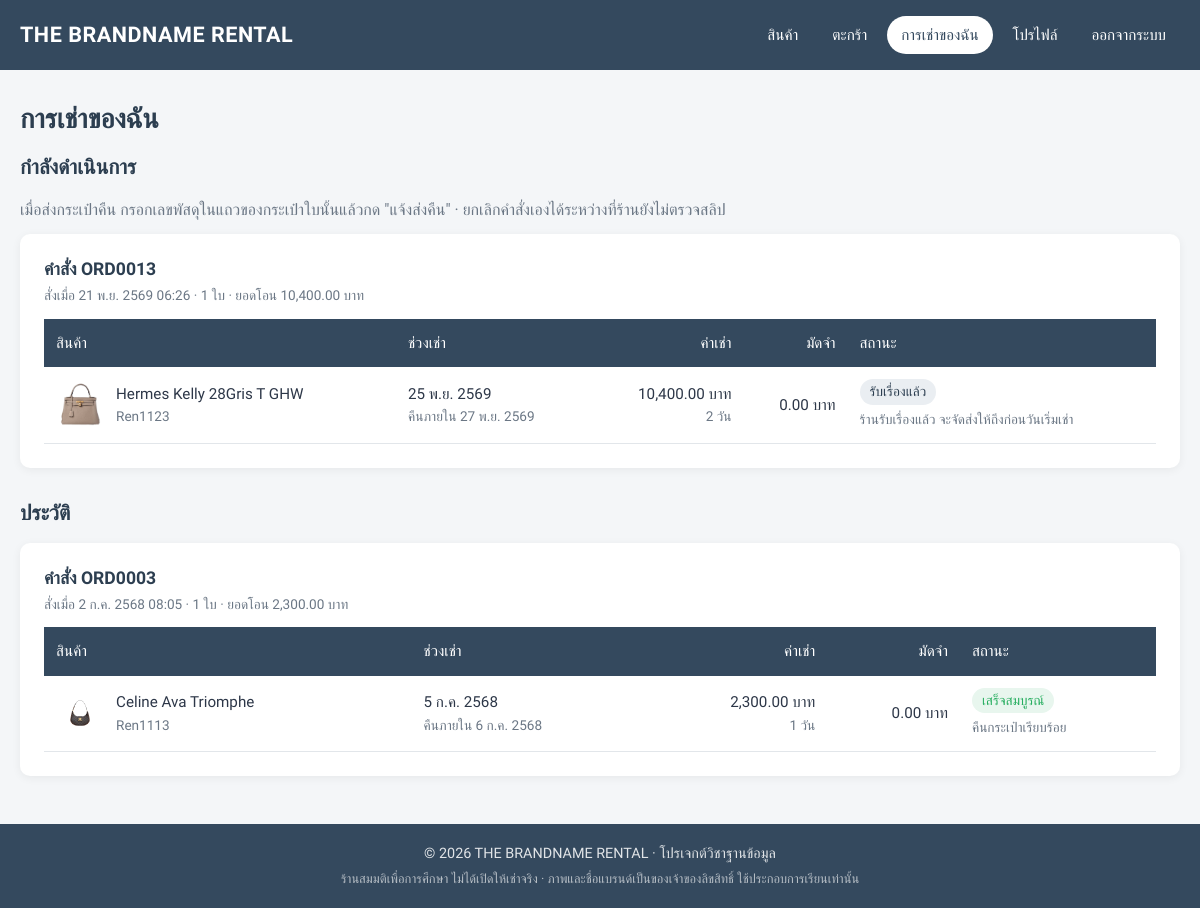
The page /project/rentals.php (signed in) on the database its author committed.
### tables this page shows
CREATE TABLE rentals (
    rental_id     VARCHAR(50) PRIMARY KEY,
    order_id      VARCHAR(50) NOT NULL,
    product_id    VARCHAR(50) NOT NULL,
    employees_id  VARCHAR(50) NULL,
    track_rentals VARCHAR(50) NULL,
    rental_date   DATE        NOT NULL,
    rental_days   INT         NOT NULL,
    due_date      DATE AS (rental_date + INTERVAL rental_days DAY) STORED,
    daily_price   INT         NOT NULL,
    deposit_fee   INT         NOT NULL,
    shipped_date  DATE        NULL,
    rental_status ENUM('Pending', 'Accepted', 'Preparing', 'Shipped', 'Returning', 'Received', 'Completed', 'Deducted', 'Cancelled') NOT NULL DEFAULT 'Pending',
    INDEX idx_rentals_product_status (product_id, rental_status),
    FOREIGN KEY (order_id)     REFERENCES orders(order_id),
    FOREIGN KEY (product_id)   REFERENCES products(product_id),
    FOREIGN KEY (employees_id) REFERENCES employees(employees_id)
);

CREATE TABLE orders (
    order_id     VARCHAR(50)  PRIMARY KEY,
    customers_id VARCHAR(50)  NOT NULL,
    slip_file    VARCHAR(100) NULL,        
    created_at   DATETIME     NOT NULL DEFAULT CURRENT_TIMESTAMP,
    reviewed_at  DATETIME     NULL,        
    cancelled_by ENUM('shop', 'customer') NULL,   
    FOREIGN KEY (customers_id) REFERENCES customers(customers_id)
);

CREATE TABLE products (
    product_id         VARCHAR(50) PRIMARY KEY,
    brand              VARCHAR(50),
    details            VARCHAR(100),
    daily_rental_price INT,
    image              VARCHAR(100) NULL    
);

### project/rentals.php (the view, shortened to what this page needs)
<?php
require_once 'includes/db.php';
$customer = current_customer($conn);
$customer_id = $customer['customers_id'];
$stmt = $conn->prepare("SELECT r.rental_id, r.order_id, o.created_at, o.cancelled_by, p.product_id, p.brand, p.details, p.image,
    r.track_rentals, r.rental_date, r.rental_days, r.due_date, r.daily_price, r.deposit_fee, r.rental_status,
    t.track_return, rs.return_date, rs.deduction, rs.deduction_note
    FROM rentals r
    JOIN orders o ON o.order_id = r.order_id
    LEFT JOIN products p ON p.product_id = r.product_id
    LEFT JOIN track_return t ON t.rental_id = r.rental_id
    LEFT JOIN returnss rs ON rs.rental_id = r.rental_id
    WHERE o.customers_id = ? ORDER BY o.created_at DESC, r.rental_id");
$stmt->bind_param("s", $customer_id);
$stmt->execute();
$rows = $stmt->get_result()->fetch_all(MYSQLI_ASSOC);
$orders = [];
foreach ($rows as $row) {
    $orders[$row['order_id']][] = $row;
}
$active = [];
$history = [];
foreach ($orders as $order_id => $items) {
    $done = !array_filter($items, fn($i) => !in_array($i['rental_status'], FINAL_STATUSES, true));
    if ($done) {
        $history[$order_id] = $items;
    } else {
        $active[$order_id] = $items;
    }
}
function order_card(string $order_id, array $items): void
{
    $first = $items[0];
    $total = array_sum(array_map(fn($i) => $i['daily_price'] * $i['rental_days'] + $i['deposit_fee'], $items));
    ?>
    <div class="card order-card">
        <div class="order-head">
            <div>
                <h3>คำสั่ง <?php echo e($order_id); ?></h3>
                <div class="hint">สั่งเมื่อ <?php echo e(thai_date($first['created_at'])); ?> · <?php echo count($items); ?> ใบ · ยอดโอน <?php echo baht($total); ?></div>
            </div>
        </div>
        <div class="table-wrap">
            <table class="table">
                <thead>
                    <tr>
                        <th>สินค้า</th>
                        <th>ช่วงเช่า</th>
                        <th class="num">ค่าเช่า</th>
                        <th class="num">มัดจำ</th>
                        <th>สถานะ</th>
                    </tr>
                </thead>
                <tbody>
                    <?php foreach ($items as $item): ?>
                        <tr>
                            <td>
                                <div class="rental-product">
                                    <img src="<?php echo e(product_image_url($item)); ?>" alt="" loading="lazy">
                                    <div>
                                        <?php echo e($item['brand'] . ' ' . $item['details']); ?>
                                        <div class="hint"><?php echo e($item['rental_id']); ?></div>
                                    </div>
                                </div>
                            </td>
                            <td class="nowrap">
                                <?php echo e(thai_date($item['rental_date'])); ?>
                                <div class="hint">คืนภายใน <?php echo e(thai_date($item['due_date'])); ?></div>
                            </td>
                            <td class="num"><?php echo baht($item['daily_price'] * $item['rental_days']); ?><div class="hint"><?php echo e($item['rental_days']); ?> วัน</div></td>
                            <td class="num">
                                <?php echo baht($item['deposit_fee']); ?>
                            </td>
                            <td class="status-cell">
                                <?php echo status_badge($item); ?>
                                <div class="hint"><?php echo e(status_hint($item)); ?></div>
                            </td>
                        </tr>
                    <?php endforeach; ?>
                </tbody>
            </table>
        </div>
    </div>
    <?php
}
?>
<h1>การเช่าของฉัน</h1>
<?php if ($active): ?>
    <h2 id="return-form">กำลังดำเนินการ</h2>
    <p class="muted">เมื่อส่งกระเป๋าคืน กรอกเลขพัสดุในแถวของกระเป๋าใบนั้นแล้วกด "แจ้งส่งคืน" · ยกเลิกคำสั่งเองได้ระหว่างที่ร้านยังไม่ตรวจสลิป</p>
    <div class="stack">
        <?php foreach ($active as $order_id => $items) { order_card($order_id, $items); } ?>
    </div>
<?php endif; ?>
<?php if ($history): ?>
    <h2 style="margin-top: 32px;">ประวัติ</h2>
    <div class="stack">
        <?php foreach ($history as $order_id => $items) { order_card($order_id, $items); } ?>
    </div>
<?php endif; ?>

### project/includes/helpers.php (shortened to what this page needs)
<?php
function e($value): string
{
    return htmlspecialchars((string) ($value ?? ''), ENT_QUOTES, 'UTF-8');
}
function baht($amount): string
{
    return number_format((float) $amount, 2) . ' บาท';
}
function thai_date(?string $value): string
{
    $time = strtotime($value);
    $text = (int) date('j', $time) . ' ' . THAI_MONTHS[(int) date('n', $time) - 1] . ' ' . ((int) date('Y', $time) + 543);
    return strlen($value) > 10 ? $text . ' ' . date('H:i', $time) : $text;
}
function require_customer(): string
{
    return $_SESSION['customers_id'];
}
function current_customer(mysqli $conn): array
{
    $customer = find_customer($conn, require_customer());
    return $customer;
}
function find_customer(mysqli $conn, string $customer_id): ?array
{
    $stmt = $conn->prepare('SELECT * FROM customers WHERE customers_id = ?');
    $stmt->bind_param('s', $customer_id);
    $stmt->execute();
    $row = $stmt->get_result()->fetch_assoc();
    return $row ?: null;
}
function rental_stage(array $rental): string
{
    $status = $rental['rental_status'];
    return $status;
}
function status_badge(array $rental): string
{
    [$label, $tone] = RENTAL_STATUS[rental_stage($rental)] ?? [$rental['rental_status'], 'pending'];
    return '<span class="badge badge-' . $tone . '">' . e($label) . '</span>';
}
function status_hint(array $rental): string
{
    $deposit = (int) $rental['deposit_fee'];
    $deduction = (int) ($rental['deduction'] ?? 0);
    return match (rental_stage($rental)) {
        'Pending' => 'ร้านกำลังตรวจสลิป',
        'Accepted' => 'ร้านรับเรื่องแล้ว จะจัดส่งให้ถึงก่อนวันเริ่มเช่า',
        'Preparing' => 'ร้านกำลังเตรียมกระเป๋าเพื่อจัดส่ง',
        'Shipped' => 'จัดส่งแล้ว เลขพัสดุ ' . ($rental['track_rentals'] ?? '-'),
        'OnRent' => is_overdue($rental) ? 'กรุณาส่งคืนและแจ้งเลขพัสดุโดยเร็ว' : 'ส่งคืนภายใน ' . thai_date($rental['due_date']),
        'Returning' => 'รอร้านได้รับของ เลขพัสดุคืน ' . ($rental['track_return'] ?? '-'),
        'Received' => 'ร้านได้รับของแล้ว กำลังตรวจสภาพเพื่อพิจารณามัดจำ',
        'Completed' => $deposit > 0 ? 'คืนมัดจำเต็ม ' . baht($deposit) : 'คืนกระเป๋าเรียบร้อย',
        'Deducted' => 'ค่าเสียหาย ' . baht($deduction) . ($rental['deduction_note'] ? ': ' . $rental['deduction_note'] : '')
            . (extra_charge($rental) > 0 ? ' · ต้องชำระเพิ่ม ' . baht(extra_charge($rental)) . ' กรุณาติดต่อร้าน' : ''),
        'Cancelled' => ($rental['cancelled_by'] ?? '') === 'customer' ? 'คุณยกเลิกคำสั่งนี้แล้ว' : 'ร้านปฏิเสธสลิป หากโอนเงินแล้วกรุณาติดต่อร้าน',
        default => '',
    };
}
function is_overdue(array $rental): bool
{
    return ($rental['rental_status'] ?? '') === 'Shipped' && $rental['due_date'] < date('Y-m-d');
}
function product_image_url(array $product, string $base = ''): string
{
    $file = basename((string) ($product['image'] ?? ''));
    if ($file !== '' && is_file(PRODUCT_IMAGE_DIR . '/' . $file)) {
        return $base . 'assets/images/products/' . rawurlencode($file);
    }
    return $base . 'assets/images/no-image.svg';
}

### project/assets/css/style.css (style rules this page uses)
:root { --primary: #34495e; --primary-dark: #2c3e50; --primary-soft: #eaeef2; --success: #27ae60; --success-soft: #e8f6ee; --danger: #e74c3c; --danger-soft: #fdecea; --warning: #e67e22; --text: #2d3748; --muted: #6b7785; --border: #e2e6ea; --bg: #f4f6f8; --card: #ffffff; --radius: 10px; --shadow: 0 2px 10px rgba(0, 0, 0, 0.06); --font: 'Prompt', 'Segoe UI', Tahoma, sans-serif; }
* { box-sizing: border-box; }
body { margin: 0; font-family: var(--font); color: var(--text); background: var(--bg); line-height: 1.6; display: flex; flex-direction: column; min-height: 100vh; }
img { max-width: 100%; display: block; }
h1, h2, h3 { color: var(--primary-dark); line-height: 1.3; margin: 0 0 16px; }
h1 { font-size: 1.7rem; }
h2 { font-size: 1.3rem; }
h3 { font-size: 1.1rem; }
p { margin: 0 0 12px; }
.muted { color: var(--muted); }
.card { background: var(--card); border-radius: var(--radius); box-shadow: var(--shadow); padding: 24px; }
.card > :last-child { margin-bottom: 0; }
.table-wrap { overflow-x: auto; max-width: 100%; }
.table-wrap .table { min-width: 640px; }
.table { width: 100%; border-collapse: collapse; font-size: 0.95rem; }
.table th { background: var(--primary); color: #fff; font-weight: 500; text-align: left; padding: 12px; white-space: nowrap; }
.table td { padding: 12px; border-bottom: 1px solid var(--border); vertical-align: middle; }
.table .num { text-align: right; white-space: nowrap; }
.badge { display: inline-block; padding: 2px 10px; border-radius: 999px; font-size: 0.85rem; font-weight: 500; white-space: nowrap; }
.badge-success { background: var(--success-soft); color: var(--success); }
.badge-info { background: var(--primary-soft); color: var(--primary-dark); }
.hint { font-size: 0.85rem; color: var(--muted); }
.order-head { display: flex; justify-content: space-between; align-items: flex-start; gap: 12px; flex-wrap: wrap; margin-bottom: 12px; }
.order-head h3 { margin: 0 0 4px; }
.status-cell .hint { margin-top: 4px; max-width: 260px; }
.nowrap { white-space: nowrap; }
.rental-product { display: flex; align-items: center; gap: 12px; }
.rental-product img { width: 48px; height: 48px; object-fit: contain; flex: none; }

### rows shown on the page
rentals: order_id "ORD0013", order.created_at "21 พ.ย. 2569 06:26", count($items) "1", baht($total) "10,400.00 บาท", product.image (picture), product.details "Hermes Kelly 28Gris T GHW", rental_id "Ren1123", rental_date "25 พ.ย. 2569", due_date "27 พ.ย. 2569", baht($item['daily_price'] * $item['rental_days']) "10,400.00 บาท", rental_days "2", deposit_fee "0.00 บาท", label "รับเรื่องแล้ว", rental_status "ร้านรับเรื่องแล้ว จะจัดส่งให้ถึงก่อนวันเริ่มเช่า"
rentals: order_id "ORD0003", order.created_at "2 ก.ค. 2568 08:05", count($items) "1", baht($total) "2,300.00 บาท", product.image (picture), product.details "Celine Ava Triomphe", rental_id "Ren1113", rental_date "5 ก.ค. 2568", due_date "6 ก.ค. 2568", baht($item['daily_price'] * $item['rental_days']) "2,300.00 บาท", rental_days "1", deposit_fee "0.00 บาท", label "เสร็จสมบูรณ์", status_hint($item) "คืนกระเป๋าเรียบร้อย"

### other values the page prints
SHOP_NAME "THE BRANDNAME RENTAL"
$item['label'] "สินค้า"
$item['label'] "ตะกร้า"
$item['label'] "การเช่าของฉัน"
$item['label'] "โปรไฟล์"
$item['label'] "ออกจากระบบ"
